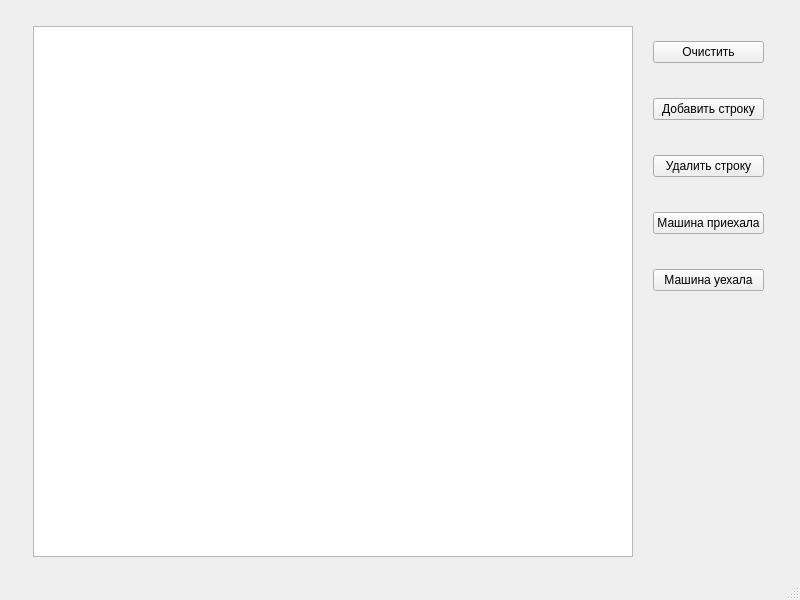
<?xml version="1.0" encoding="UTF-8"?>
<ui version="4.0">
 <class>MainWindow</class>
 <widget class="QMainWindow" name="MainWindow">
  <property name="geometry">
   <rect>
    <x>0</x>
    <y>0</y>
    <width>800</width>
    <height>600</height>
   </rect>
  </property>
  <property name="windowTitle">
   <string>MainWindow</string>
  </property>
  <widget class="QWidget" name="centralwidget">
   <widget class="QWidget" name="horizontalLayoutWidget">
    <property name="geometry">
     <rect>
      <x>33</x>
      <y>26</y>
      <width>731</width>
      <height>531</height>
     </rect>
    </property>
    <layout class="QHBoxLayout" name="horizontalLayout">
     <property name="spacing">
      <number>20</number>
     </property>
     <item>
      <widget class="QTableView" name="MainTableView"/>
     </item>
     <item>
      <layout class="QVBoxLayout" name="verticalLayout">
       <property name="bottomMargin">
        <number>250</number>
       </property>
       <item>
        <widget class="QPushButton" name="btn_clear">
         <property name="text">
          <string>Очистить</string>
         </property>
        </widget>
       </item>
       <item>
        <widget class="QPushButton" name="btn_add_column">
         <property name="text">
          <string>Добавить строку</string>
         </property>
        </widget>
       </item>
       <item>
        <widget class="QPushButton" name="btn_del_column">
         <property name="text">
          <string>Удалить строку</string>
         </property>
        </widget>
       </item>
       <item>
        <widget class="QPushButton" name="btn_set_car">
         <property name="text">
          <string>Машина приехала</string>
         </property>
        </widget>
       </item>
       <item>
        <widget class="QPushButton" name="btn_remove_car">
         <property name="text">
          <string>Машина уехала</string>
         </property>
        </widget>
       </item>
      </layout>
     </item>
    </layout>
   </widget>
  </widget>
  <widget class="QMenuBar" name="menubar">
   <property name="geometry">
    <rect>
     <x>0</x>
     <y>0</y>
     <width>800</width>
     <height>21</height>
    </rect>
   </property>
  </widget>
  <widget class="QStatusBar" name="statusbar"/>
 </widget>
 <resources/>
 <connections/>
</ui>
